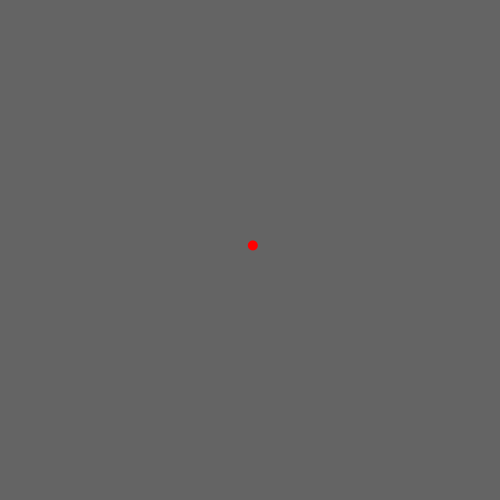
Frame 1 (no input)
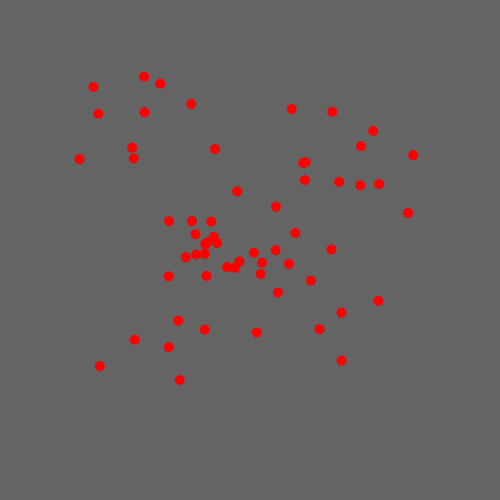
Frame 60 (the mouse pressed at the canvas centre just before this capture)
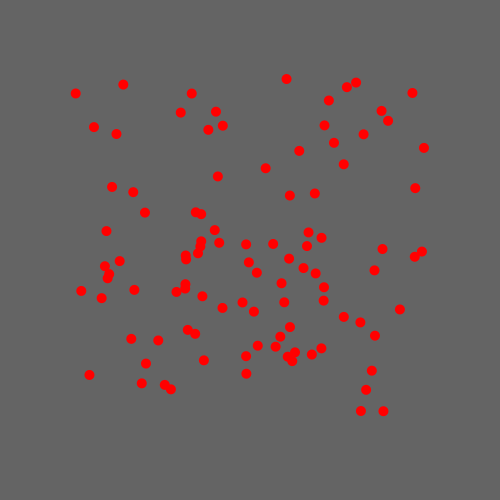
Frame 120 (the mouse held since frame 60 and released just before this capture)

The Processing sketch that drew these frames (run headless with seeded random() and noise(); from frame 60 on, the mouse is pressed at the canvas centre):

// Processing sketch: processing_49437
// ── processing_49437.pde


Particle [] pickles = new Particle [0];


void setup () {
 
 size (500,500);
 smooth ();
 noStroke();
 
 //for (int i=0; i<pickles.length; i++) {
  // pickles [i] = new Particle ();
// }
 
 
}


void draw () {
  background (100); //clear the background
  
  pickles = (Particle[]) append(pickles, new Particle());
  
   for (int i=0; i<pickles.length; i++) {
  pickles[i].update();
   }
  
  if (pickles.length>100) {
    pickles = (Particle[]) subset(pickles,1); 
    //subset deletes oldest particle so that no more than 100 particles are present in array
  }
  
}

class Particle {
 
  float x;
  float y;
  
  float velX; // speed or velocity
  float velY;
  
  
  Particle () {
   //x and y position to be in middle of screen
    x = width/2;
    y = height/2;
    
    velX = random (-10,10);
    velY = random (-10,10);
    
   
  }
  
  void update () {
    
    velX *= 0.95; //makes particles slow down an stop
    velY *= 0.95;
    
    x+=velX;
    y+=velY;
    
    fill (255,0,0);
    ellipse (x,y,10,10);
  }
  
  
}
